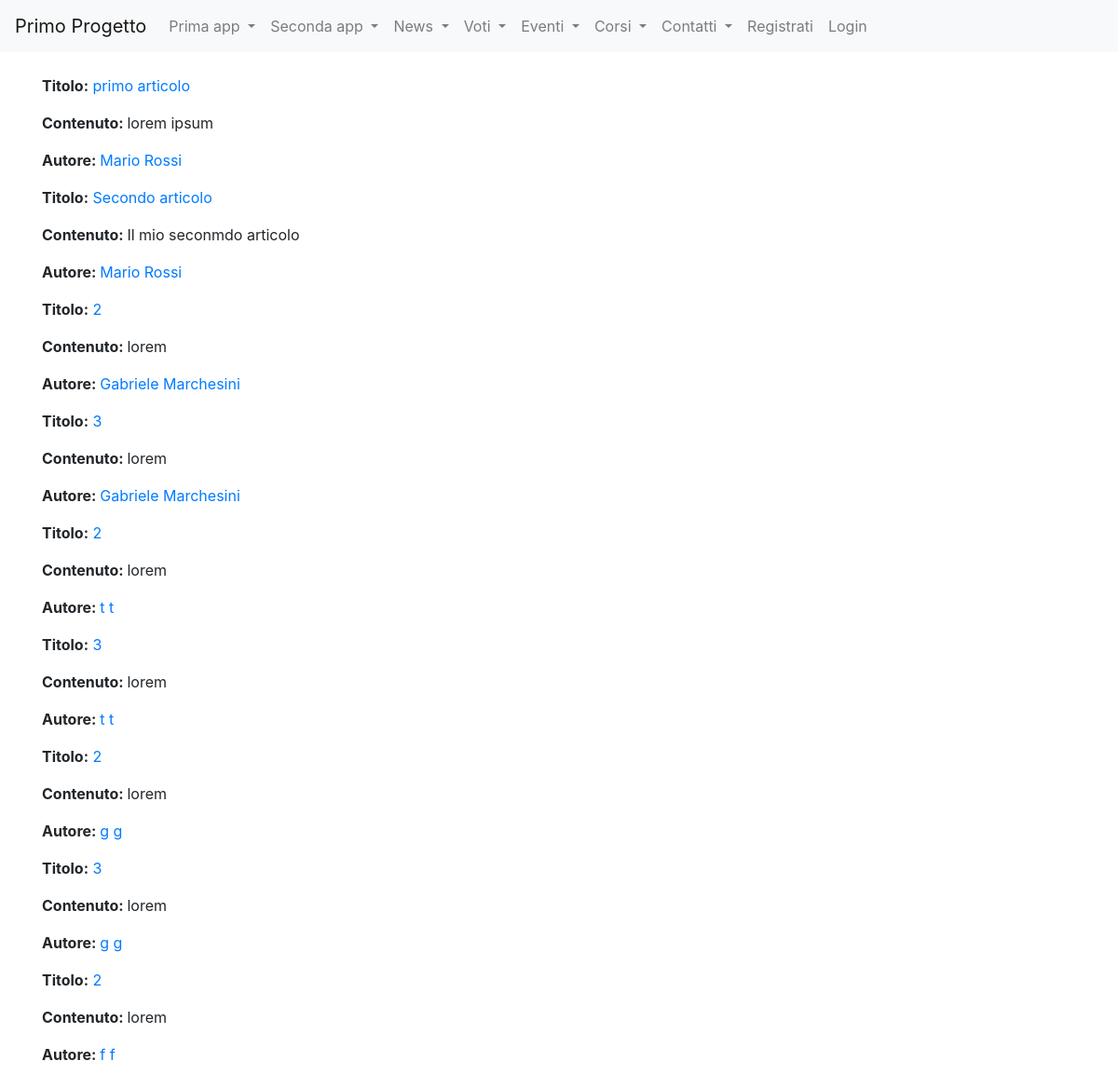
/news/lista_articoli/, run on the app's committed database.
### news/models.py (models this page shows, shortened)
class Articolo(models.Model):
    titolo=models.CharField(max_length=20)
    contenuto=models.TextField()
    giornalista=models.ForeignKey(Giornalista, on_delete=models.CASCADE, related_name="articoli")
    visualizzazioni=models.IntegerField(default=0)
    data_articolo=models.DateTimeField(default=datetime.now())
    class Meta:
        verbose_name="Articolo"
        verbose_name_plural="Articoli"

class Giornalista(models.Model):
    nome=models.CharField(max_length=20)
    cognome=models.CharField(max_length=20)
    anno_nascita=models.DateTimeField(default=datetime.now())
    def __str__(self):
        return self.nome+" "+self.cognome
    class Meta:
        verbose_name="Giornalista"
        verbose_name_plural="Giornalisti"

### news/views.py (the view)
# urls.py: path("lista_articoli/", lista_articoli.as_view(), name="lista_articoli1"),
class lista_articoli(ListView):
    model=Articolo
    template_name="lista_articoli.html"
    def get_context_data(self, **kwargs):
        pk = self.kwargs.get('pk')
        context=super().get_context_data(**kwargs)
        if pk:
            context["articoli"] = Articolo.objects.filter(id=pk)
        else:
            context["articoli"] = Articolo.objects.all()
        return context

### news/templates/lista_articoli.html (shortened to what this page needs)
{% extends "base.html" %}
{% block content %}
    {% for articolo in articoli %}
        <p><strong>Titolo:</strong>
        <a href={% url 'news:articolo_detail' articolo.id %}>{{articolo.titolo}}</a>
        </p>
        <p><strong>Contenuto: </strong>{{articolo.contenuto}}</p>
        <p><strong>Autore: </strong>
            <a href={% url 'news:giornalista_detail' articolo.giornalista.id %}>{{articolo.giornalista}}</a>
        </p>
    {% endfor %}
{% endblock content %}

### data on the page
Articolo: titolo "primo articolo", contenuto "lorem ipsum", giornalista "Mario Rossi"
Articolo: titolo "Secondo articolo", contenuto "Il mio seconmdo articolo", giornalista "Mario Rossi"
Articolo: titolo "2", contenuto "lorem", giornalista "Gabriele Marchesini"
Articolo: titolo "3", contenuto "lorem", giornalista "Gabriele Marchesini"
Articolo: titolo "2", contenuto "lorem", giornalista "t t"
Articolo: titolo "3", contenuto "lorem", giornalista "t t"
Articolo: titolo "2", contenuto "lorem", giornalista "g g"
Articolo: titolo "3", contenuto "lorem", giornalista "g g"
Articolo: titolo "2", contenuto "lorem", giornalista "f f"
